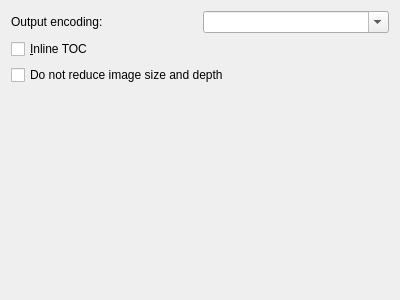
<?xml version="1.0" encoding="UTF-8"?>
<ui version="4.0">
 <class>Form</class>
 <widget class="QWidget" name="Form">
  <property name="geometry">
   <rect>
    <x>0</x>
    <y>0</y>
    <width>400</width>
    <height>300</height>
   </rect>
  </property>
  <property name="windowTitle">
   <string>Form</string>
  </property>
  <layout class="QGridLayout" name="gridLayout">
   <item row="4" column="0">
    <spacer name="verticalSpacer">
     <property name="orientation">
      <enum>Qt::Vertical</enum>
     </property>
     <property name="sizeHint" stdset="0">
      <size>
       <width>20</width>
       <height>246</height>
      </size>
     </property>
    </spacer>
   </item>
   <item row="2" column="0">
    <widget class="QCheckBox" name="opt_inline_toc">
     <property name="text">
      <string>&amp;Inline TOC</string>
     </property>
    </widget>
   </item>
   <item row="3" column="0">
    <widget class="QCheckBox" name="opt_full_image_depth">
     <property name="text">
      <string>Do not reduce image size and depth</string>
     </property>
    </widget>
   </item>
   <item row="1" column="0">
    <layout class="QHBoxLayout" name="horizontalLayout">
     <item>
      <widget class="QLabel" name="label">
       <property name="text">
        <string>Output encoding:</string>
       </property>
      </widget>
     </item>
     <item>
      <widget class="EncodingComboBox" name="opt_pml_output_encoding">
       <property name="editable">
        <bool>true</bool>
       </property>
      </widget>
     </item>
    </layout>
   </item>
  </layout>
 </widget>
 <customwidgets>
  <customwidget>
   <class>EncodingComboBox</class>
   <extends>QComboBox</extends>
   <header>calibre/gui2/widgets.h</header>
  </customwidget>
 </customwidgets>
 <resources/>
 <connections/>
</ui>
